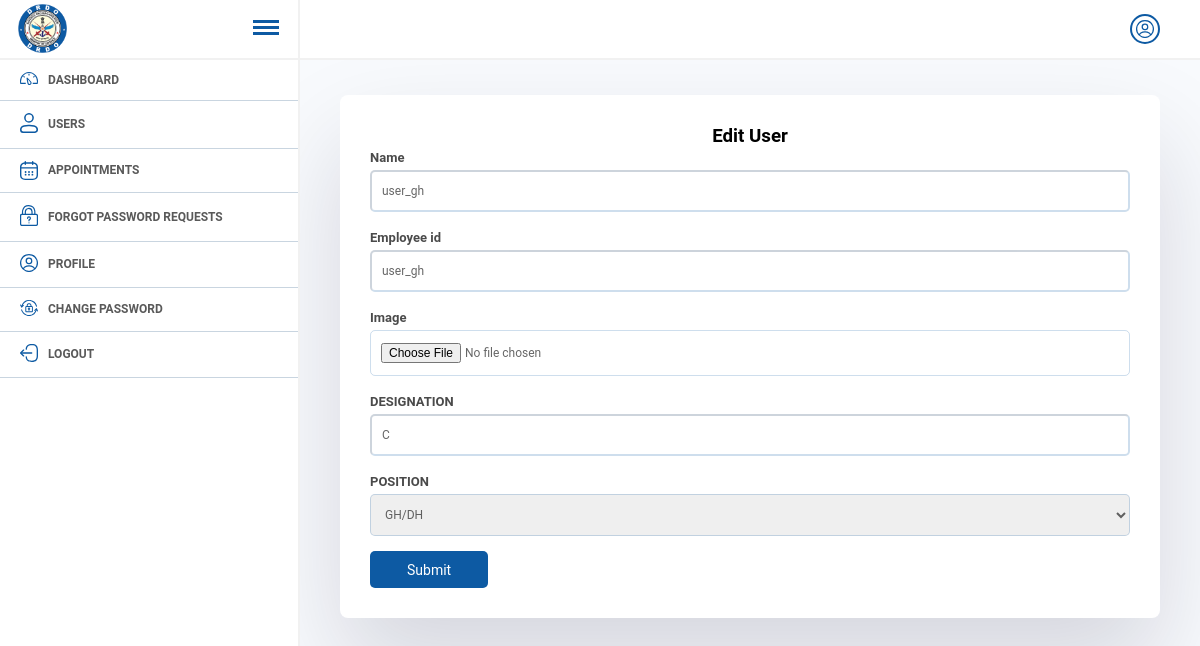
Page /adminpanel/klsdfdkjfadjfadjfad/105 (signed in) on the committed database.
### home/models.py (models this page shows, shortened)
class User(AbstractBaseUser, PermissionsMixin):
    position = models.CharField(max_length = 40, choices=postions)
    name = models.CharField(max_length=150)
    department = models.ForeignKey(Department, on_delete=models.CASCADE, null=True, blank=True)
    image = models.ImageField(upload_to="images", null=True, blank=True)
    employee_id = models.CharField(max_length=20, null=True, blank=True)
    gh_dh_user = models.ForeignKey("self",on_delete=models.CASCADE,null=True,blank=True,related_name="gh_dhh")
    tech_dir_user = models.ForeignKey("self",on_delete=models.CASCADE,null=True, blank=True, related_name="tech_dirr")
    is_staff = models.BooleanField(default=False)
    is_active = models.BooleanField(default=True)
    adhaar_no = models.CharField(max_length=20, null=True, blank=True, default=None)
    location = models.TextField(null=True, blank=True, default=None)
    department_access = models.BooleanField(default=False, null=True, blank=True)
    pis = models.CharField(max_length=200, unique=True)
    designation = models.CharField(max_length=50,null=True,blank=True)
    objects = UserManager()
    USERNAME_FIELD = 'pis'

### adminapp/views.py (the view, shortened to what this page needs)
# urls.py: path("klsdfdkjfadjfadjfad/<id>", update_user, name="updateuser"),
@login_required
def update_user(request,id):
    if request.user.is_staff == True:
        context={}
        try:
            gh_dh_user =User.objects.filter(position= "GH/DH")
            tech_dir_users = User.objects.filter(position = "Tech Director")
            user1 = User.objects.get(id=id)
            context["gh_dh_users"] =gh_dh_user
            context["tech_dir_users"]= tech_dir_users
            context = {"user": user1}
            context["gh_dh_users"] =gh_dh_user
            context["tech_dir_users"]= tech_dir_users
        except Exception as e:
            print(e)
            messages.info(request, "Something went wrong.")
            return HttpResponseRedirect(request.path_info)
        return render(request, "updateuser.html",context)
    return redirect("/")

### home/context_processors.py (called while the page is built)
def my_context_processor(request):
    dir_objs= Appointment.objects.filter(Q(date__gte = datetime.now()) & Q(final_status= "Pending")).count()
    dir_objs1 = Appointment.objects.filter(Q(date__gte = datetime.now()) & Q(final_status= "Pending"))
    context = {}
    context["dir_objs"] = dir_objs
    context["dir_objs1"] = dir_objs1
    context["user"] = request.user
    return {"data":context}

### templates/updateuser.html (shortened to what this page needs)
{% extends 'foundation.html' %}
{% block admincontent %}
<div>
  <form class="main-add-user-form" action="" method="POST" enctype="multipart/form-data">
    <h3 style="text-align: center;">Edit User</h3>
    <label for="fname">Name</label>
    <input type="text" id="fname" value="{{user.name}}" name="name" placeholder="" style="width:100%;">
    <label for="fname">Employee id</label>
    <input type="text" id="fname" value="{{user.employee_id}}" name="employee_id" placeholder="" style="width:100%;">
    <label for="fname">Image</label>
    <input type="file" id="fname"  name="img" placeholder="" style="width:100%; border: 1px solid grey;">
    <label for="fname">DESIGNATION</label>
    <input type="text" id="fname" value="{{user.designation}}"  name="designation" placeholder="" style="width:100%;"><br>
    <label for="country">POSITION</label>
    <select id="country" name="position" style="width: 100%;">
      <option selected>{{user.position}}</option>
    </select>
    <input type="submit" class="add add btngroup-inner3" value="Submit">
  </form>
</div>
{% endblock admincontent %}

### static/css/main.css (style rules this page uses)
* { margin: 0; padding: 0; box-sizing: border-box; font-family: 'Roboto', sans-serif; }
body { position: relative; width: 100%; }
.add { display: flex; align-items: center; padding: 5px 10px; outline: none; border: none; font-size: 14px; height: 35px; background-color: #0d5aa3; color: #fff; border-radius: 5px; cursor: pointer; transition: .3s; }
.main-add-user-form { box-shadow: rgba(17, 12, 46, 0.15) 0px 48px 100px 0px; margin: 35px 0; padding: 30px; background: #fff; border-radius: 8px; }
.main-add-user-form input, form.main-add-user-form select, form.main-add-user-form textarea { border-color: #0d5aa333 !important; border-radius: 5px !important; box-shadow: none; outline: none; padding: 12px 10px !important; font-size: 12px; color: #00000099; margin: 4px 0 15px 0; }
.main-add-user-form label { font-size: 13px; font-weight: 600; color: #000000b5; }
input.add.btngroup-inner3 { padding: 1px 37px !important; margin: 0; font-size: 14px; background: #0d5aa3; color: #fff; height: 37px; justify-content: center; }

### rows in the picture
User: name "user_gh", employee_id "user_gh", designation "C", position "GH/DH"
